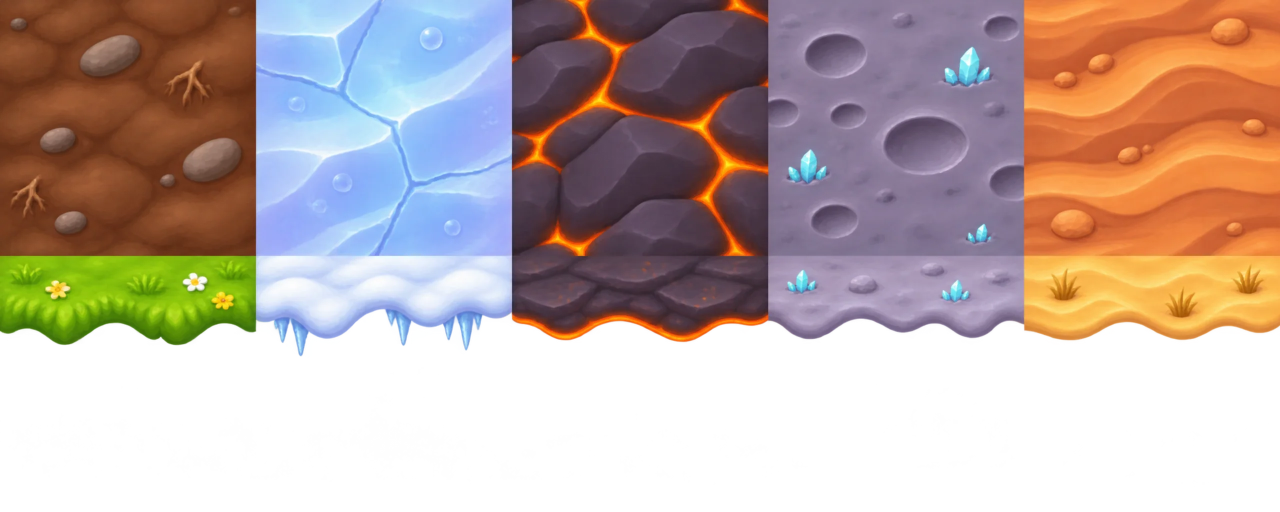
#> input picture assets/raw/locations/terrain_sheet.png, 2560 x 1024 px (shown at 1/2 size)
$ python build_location_art.py
#> lines starting #> are read from the running program, lines starting #| are printed output that depends on the picture
#!/usr/bin/env python3
"""Нарезка нарисованной земли и фонов мест.

    python3 tools/build_location_art.py

Вход (assets/raw/locations/, промт — assets/raw/PROMPTS_all_sheets.md):
  terrain_sheet.png — 5×2 клеток 512: сверху бесшовная земля, снизу полоса
      верхнего слоя (трава, снег, корка) в верхней трети клетки;
  bg_<место>.png — портретный фон 1024×1792.

Выход:
  assets/terrain/<тема>/soil.png и grass.png — тайл земли и полоса верха.
      Генератор редко рисует по-настоящему бесшовно, поэтому края сводятся
      здесь: картинка смешивается со своей копией, сдвинутой на половину,
      так что на краях оказывается середина, а шов уходит под смешивание;
  assets/bg/<место>.jpg — фон, уменьшенный для телефона.
"""
from pathlib import Path
import numpy as np
from PIL import Image

ROOT = Path(__file__).resolve().parent.parent
RAW = ROOT / 'assets/raw/locations'

# Столбец листа → темы земли (biomes.js), которые его получают
COLUMNS = [
    ('foothills', ['jungle', 'forest']),
    ('glacier', ['snow']),
    ('crater', ['hell']),
    ('space', ['urban']),
    ('windy', ['desert']),
]
CELL = 512
SOIL = 256        # тайл земли в игре
CAP_H = 44        # высота полосы верха в игре
BG_W = 1024       # ширина фона в игре (высота — по пропорции)
# Место (вид башни) → файл фона
BACKGROUNDS = {'classic': 'foothills', 'ice': 'glacier', 'lava': 'crater', 'space': 'space', 'wind': 'windy'}


def ramp(n, band):
    """0 на краях, 1 в середине: вес исходника при сведении швов."""
    i = np.arange(n)
    d = np.minimum(i, n - 1 - i)
    return np.clip(d / band, 0, 1)


def seamless(a, axes=(0, 1), band=0.22):
    """Свести противоположные края (по осям axes) массива HxWxC."""
    out = a.astype(np.float32)
    h, w = a.shape[:2]
    wy = ramp(h, h * band)[:, None] if 0 in axes else np.ones((h, 1))
    wx = ramp(w, w * band)[None, :] if 1 in axes else np.ones((1, w))
    wgt = (wy * wx)[..., None]
    shifted = out
    if 0 in axes:
        shifted = np.roll(shifted, h // 2, axis=0)
    if 1 in axes:
        shifted = np.roll(shifted, w // 2, axis=1)
    return (out * wgt + shifted * (1 - wgt)).round().clip(0, 255).astype(np.uint8)


def build_terrain():
    sheet = Image.open(RAW / 'terrain_sheet.png').convert('RGBA')
#> sheet is the input picture: PIL image 2560x1024 RGBA; mean R, G, B, A 101.9, 83.2, 77.6, 161.9
    for col, (name, themes) in enumerate(COLUMNS):
        x0 = col * CELL
        soil = sheet.crop((x0, 0, x0 + CELL, CELL)).convert('RGB')
        soil = Image.fromarray(seamless(np.asarray(soil)))
        soil = soil.resize((SOIL, SOIL), Image.LANCZOS)

        cap = sheet.crop((x0, CELL, x0 + CELL, 2 * CELL))
        a = np.asarray(cap)
        # Полоса — пока в строке есть заметная непрозрачность
        rows = (a[..., 3] > 128).mean(axis=1)
        bottom = int(np.nonzero(rows > 0.02)[0].max()) + 4
        cap = Image.fromarray(seamless(a[:bottom], axes=(1,)))
        # Почти прозрачный мусор ниже кромки — прочь
        arr = np.asarray(cap).copy()
        arr[..., 3] = np.where(arr[..., 3] < 24, 0, arr[..., 3])
        cap = Image.fromarray(arr)
        w = round(CELL * CAP_H / bottom)
        cap = cap.resize((w, CAP_H), Image.LANCZOS)

        for t in themes:
            d = ROOT / 'assets/terrain' / t
            soil.save(d / 'soil.png', optimize=True)
            cap.save(d / 'grass.png', optimize=True)
        print(f'{name}: soil {SOIL}², cap {w}x{CAP_H} (из {bottom} px) → {", ".join(themes)}')
#> this loop made 5 passes
#> (bottom, w) on passes 1 to 5: (181, 124), (193, 117), (174, 129), (169, 133), (171, 132)
#| foothills: soil 256², cap 124x44 (из 181 px) → jungle, forest
#| glacier: soil 256², cap 117x44 (из 193 px) → snow
#| crater: soil 256², cap 129x44 (из 174 px) → hell
#| space: soil 256², cap 133x44 (из 169 px) → urban
#| windy: soil 256², cap 132x44 (из 171 px) → desert
#> pass 1, in build_terrain, `soil = sheet.crop((x0, 0, x0 + CELL, CELL)).convert('RGB')`:
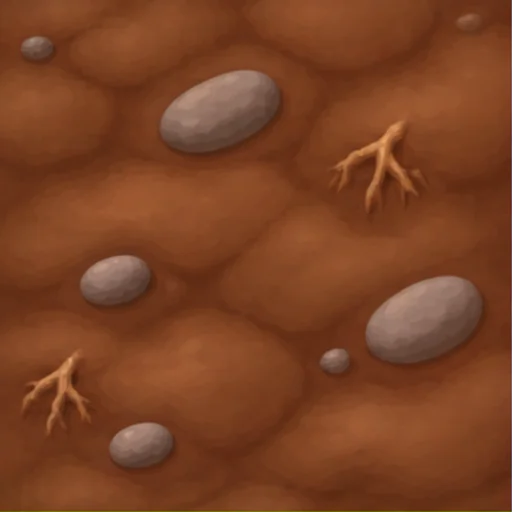
#> soil: PIL image 512x512 RGB; mean R, G, B 123.4, 66.1, 36.1
#> pass 1, in seamless, `shifted = np.roll(shifted, h // 2, axis=0)`:
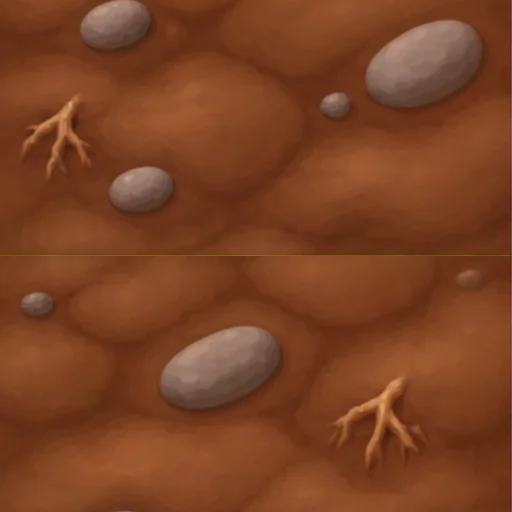
#> shifted: shape (512, 512, 3) float32; mean of channels 0, 1, 2 123.4, 66.1, 36.1; drawn as R, G, B
#> pass 1, in seamless, `shifted = np.roll(shifted, w // 2, axis=1)`:
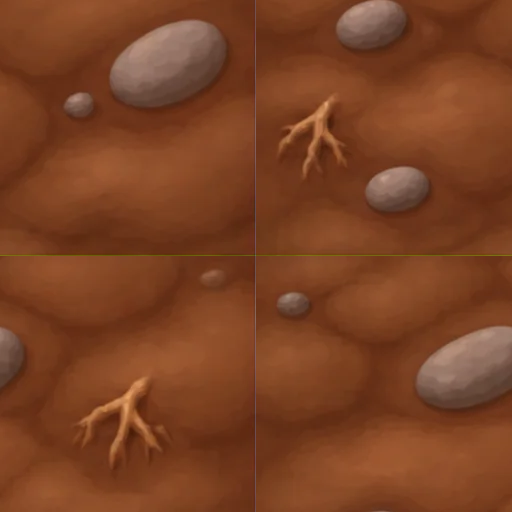
#> shifted: shape (512, 512, 3) float32; mean of channels 0, 1, 2 123.4, 66.1, 36.1; drawn as R, G, B
#> after the loop:
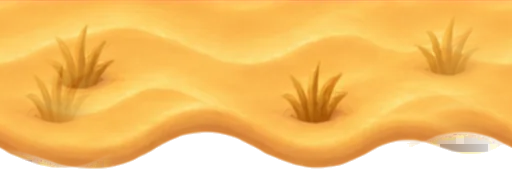
#> arr: shape (171, 512, 4); mean R, G, B, A 239.9, 182.5, 73.7, 222.6; transparent parts drawn white
#> after the loop:
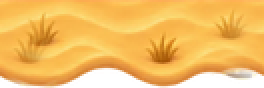
#> cap: PIL image 132x44 RGBA (shown 2 times larger); mean R, G, B, A 223.8, 166.7, 71.9, 222.8; transparent parts drawn white
#> after the loop:
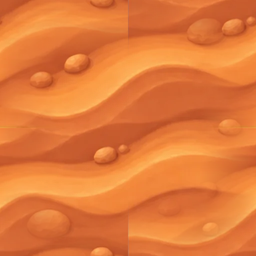
#> soil: PIL image 256x256 RGB; mean R, G, B 226.2, 122.1, 58.4


def build_backgrounds():
    out = ROOT / 'assets/bg'
    out.mkdir(exist_ok=True)
    for place, name in BACKGROUNDS.items():
        im = Image.open(RAW / f'bg_{name}.png').convert('RGB')
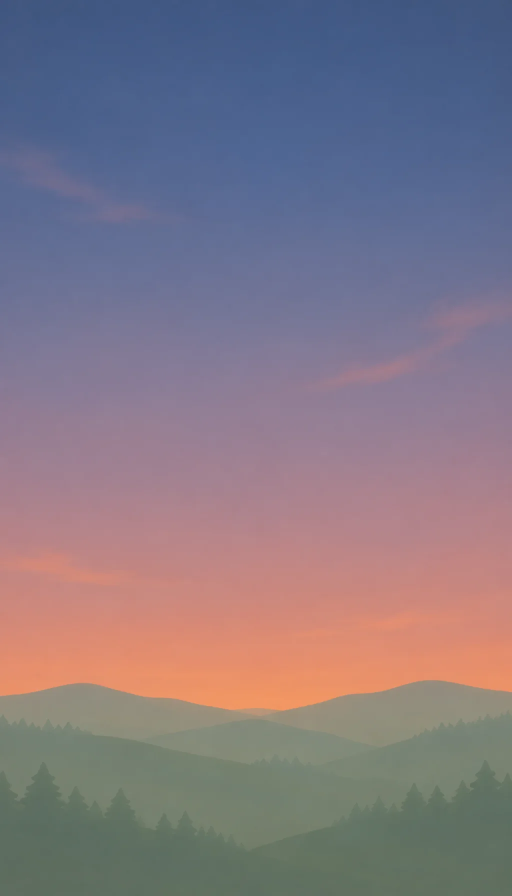
#> input picture assets/raw/locations/bg_foothills.png, 1024 x 1792 px (shown at 1/2 size)
#> im is the input picture: PIL image 1024x1792 RGB; mean R, G, B 130.4, 119.6, 131.8
        h = round(im.height * BG_W / im.width)
#> h = 1792
        im.resize((BG_W, h), Image.LANCZOS).save(out / f'{place}.jpg', quality=84, optimize=True, progressive=True)
        print(f'bg {place}: {BG_W}x{h}')
#| bg classic: 1024x1792


if __name__ == '__main__':
    build_terrain()
#> (the run stopped early here; a loop or call above may not have finished)
